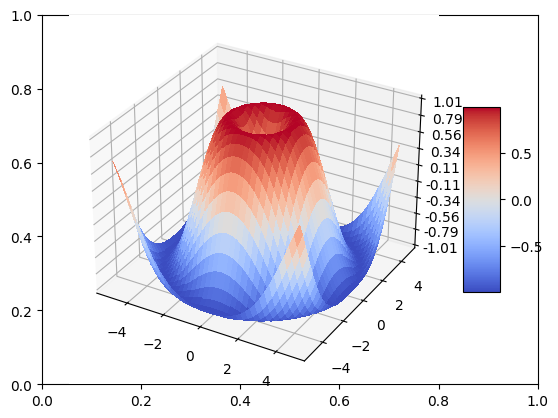

Recreate this plot in Python.
import matplotlib.pyplot as plt
from matplotlib import cm
from matplotlib.ticker import LinearLocator, FormatStrFormatter
from mpl_toolkits.mplot3d import Axes3D
import numpy as np

fig, ax = plt.subplots()
ax = fig.add_subplot(projection='3d')

# создание данных
X = np.arange(-5, 5, 0.25)
Y = np.arange(-5, 5, 0.25)
X, Y = np.meshgrid(X,Y)
R = np.sqrt(X**2 + Y**2)
Z = np.sin(R)

#построение поверхности
surf = ax.plot_surface(X, Y, Z, cmap=cm.coolwarm, linewidth=0, antialiased=False)

#настройка оси z
ax.set_zlim(-1.01, 1.01)
ax.zaxis.set_major_locator(LinearLocator(10))
ax.zaxis.set_major_formatter(FormatStrFormatter('%.02f'))

# добавление легенды с цветами и их значениями
fig.colorbar(surf, shrink=0.5, aspect=5)

plt.savefig('mplot3d.png', bbox_inches='tight', dpi=100)
